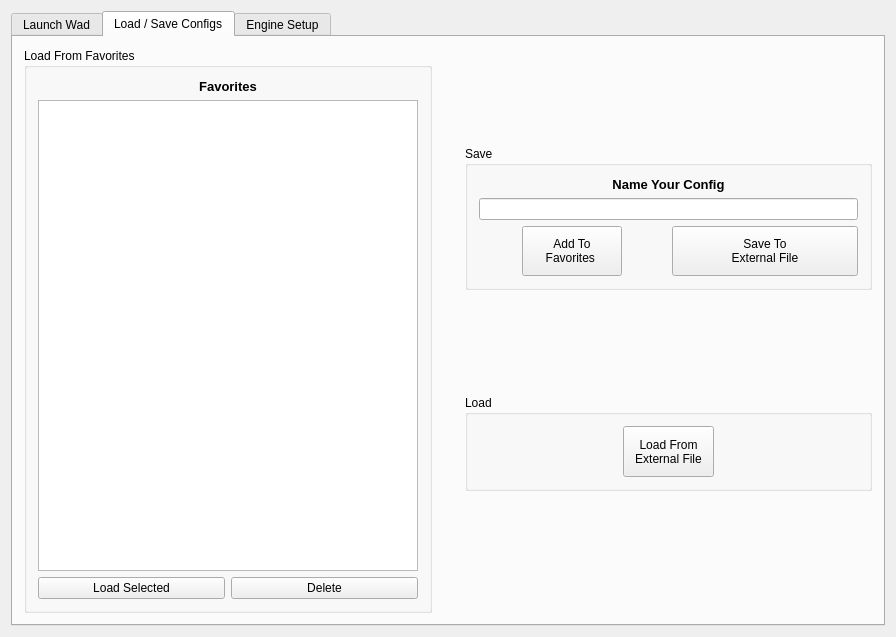
<?xml version="1.0" encoding="UTF-8"?>
<ui version="4.0">
 <class>RocketLauncher2</class>
 <widget class="QMainWindow" name="RocketLauncher2">
  <property name="geometry">
   <rect>
    <x>0</x>
    <y>0</y>
    <width>896</width>
    <height>637</height>
   </rect>
  </property>
  <property name="minimumSize">
   <size>
    <width>0</width>
    <height>0</height>
   </size>
  </property>
  <property name="maximumSize">
   <size>
    <width>800000</width>
    <height>800000</height>
   </size>
  </property>
  <property name="windowTitle">
   <string>Rocket Launcher</string>
  </property>
  <property name="windowIcon">
   <iconset resource="resources.qrc">
    <normaloff>:/engine/img/rocket.ico</normaloff>:/engine/img/rocket.ico</iconset>
  </property>
  <widget class="QWidget" name="centralWidget">
   <layout class="QGridLayout" name="gridLayout_5">
    <item row="0" column="0">
     <widget class="QTabWidget" name="tabWidget_rlauncher">
      <property name="toolTip">
       <string/>
      </property>
      <property name="currentIndex">
       <number>1</number>
      </property>
      <widget class="QWidget" name="tab_launchwad">
       <attribute name="title">
        <string>Launch Wad</string>
       </attribute>
       <layout class="QGridLayout" name="gridLayout_4" rowstretch="3,6,1">
        <item row="0" column="0">
         <layout class="QHBoxLayout" name="horizontalLayout_7" stretch="1,2,1">
          <item>
           <layout class="QGridLayout" name="gridLayout_3">
            <property name="sizeConstraint">
             <enum>QLayout::SetDefaultConstraint</enum>
            </property>
            <item row="0" column="0">
             <widget class="QLabel" name="label_5">
              <property name="sizePolicy">
               <sizepolicy hsizetype="Preferred" vsizetype="Fixed">
                <horstretch>0</horstretch>
                <verstretch>0</verstretch>
               </sizepolicy>
              </property>
              <property name="text">
               <string>&lt;html&gt;&lt;head/&gt;&lt;body&gt;&lt;p align=&quot;center&quot;&gt;&lt;span style=&quot; font-size:10pt; font-weight:600;&quot;&gt;Engine&lt;/span&gt;&lt;/p&gt;&lt;/body&gt;&lt;/html&gt;</string>
              </property>
             </widget>
            </item>
            <item row="1" column="0">
             <widget class="QComboBox" name="combo_Engines">
              <property name="sizePolicy">
               <sizepolicy hsizetype="Expanding" vsizetype="Fixed">
                <horstretch>0</horstretch>
                <verstretch>0</verstretch>
               </sizepolicy>
              </property>
              <property name="minimumSize">
               <size>
                <width>150</width>
                <height>22</height>
               </size>
              </property>
              <property name="maximumSize">
               <size>
                <width>16777215</width>
                <height>22</height>
               </size>
              </property>
             </widget>
            </item>
            <item row="4" column="0">
             <widget class="QPushButton" name="pushButton_2">
              <property name="minimumSize">
               <size>
                <width>0</width>
                <height>22</height>
               </size>
              </property>
              <property name="maximumSize">
               <size>
                <width>16777215</width>
                <height>22</height>
               </size>
              </property>
              <property name="text">
               <string>Add Engine</string>
              </property>
             </widget>
            </item>
            <item row="2" column="0" alignment="Qt::AlignHCenter">
             <widget class="QLabel" name="img_engine">
              <property name="sizePolicy">
               <sizepolicy hsizetype="Expanding" vsizetype="Expanding">
                <horstretch>0</horstretch>
                <verstretch>0</verstretch>
               </sizepolicy>
              </property>
              <property name="minimumSize">
               <size>
                <width>105</width>
                <height>105</height>
               </size>
              </property>
              <property name="maximumSize">
               <size>
                <width>305</width>
                <height>305</height>
               </size>
              </property>
              <property name="text">
               <string/>
              </property>
             </widget>
            </item>
           </layout>
          </item>
          <item alignment="Qt::AlignHCenter">
           <widget class="QGroupBox" name="groupBox_2">
            <property name="sizePolicy">
             <sizepolicy hsizetype="Expanding" vsizetype="Preferred">
              <horstretch>0</horstretch>
              <verstretch>0</verstretch>
             </sizepolicy>
            </property>
            <property name="minimumSize">
             <size>
              <width>0</width>
              <height>0</height>
             </size>
            </property>
            <property name="title">
             <string>Launch Engine!</string>
            </property>
            <layout class="QHBoxLayout" name="horizontalLayout_5" stretch="3,1">
             <item>
              <layout class="QVBoxLayout" name="verticalLayout">
               <item>
                <layout class="QHBoxLayout" name="horizontalLayout_2">
                 <property name="spacing">
                  <number>6</number>
                 </property>
                 <item>
                  <widget class="QLabel" name="label_map">
                   <property name="sizePolicy">
                    <sizepolicy hsizetype="Minimum" vsizetype="Preferred">
                     <horstretch>0</horstretch>
                     <verstretch>0</verstretch>
                    </sizepolicy>
                   </property>
                   <property name="minimumSize">
                    <size>
                     <width>0</width>
                     <height>0</height>
                    </size>
                   </property>
                   <property name="text">
                    <string>&lt;html&gt;&lt;head/&gt;&lt;body&gt;&lt;p&gt;&lt;span style=&quot; font-size:10pt;&quot;&gt;Map/Warp&lt;/span&gt;&lt;/p&gt;&lt;/body&gt;&lt;/html&gt;</string>
                   </property>
                  </widget>
                 </item>
                 <item>
                  <widget class="QLineEdit" name="input_map">
                   <property name="sizePolicy">
                    <sizepolicy hsizetype="Maximum" vsizetype="Fixed">
                     <horstretch>0</horstretch>
                     <verstretch>0</verstretch>
                    </sizepolicy>
                   </property>
                   <property name="minimumSize">
                    <size>
                     <width>70</width>
                     <height>0</height>
                    </size>
                   </property>
                   <property name="maximumSize">
                    <size>
                     <width>50</width>
                     <height>16777215</height>
                    </size>
                   </property>
                  </widget>
                 </item>
                 <item>
                  <widget class="QPushButton" name="button_helpmap">
                   <property name="minimumSize">
                    <size>
                     <width>20</width>
                     <height>0</height>
                    </size>
                   </property>
                   <property name="maximumSize">
                    <size>
                     <width>20</width>
                     <height>16777215</height>
                    </size>
                   </property>
                   <property name="text">
                    <string>?</string>
                   </property>
                  </widget>
                 </item>
                </layout>
               </item>
               <item>
                <layout class="QHBoxLayout" name="horizontalLayout_3" stretch="1,1">
                 <property name="spacing">
                  <number>6</number>
                 </property>
                 <item>
                  <widget class="QLabel" name="label_skill">
                   <property name="sizePolicy">
                    <sizepolicy hsizetype="Minimum" vsizetype="Preferred">
                     <horstretch>0</horstretch>
                     <verstretch>0</verstretch>
                    </sizepolicy>
                   </property>
                   <property name="maximumSize">
                    <size>
                     <width>50</width>
                     <height>16777215</height>
                    </size>
                   </property>
                   <property name="text">
                    <string>&lt;html&gt;&lt;head/&gt;&lt;body&gt;&lt;p&gt;&lt;span style=&quot; font-size:10pt;&quot;&gt;Skill&lt;/span&gt;&lt;/p&gt;&lt;/body&gt;&lt;/html&gt;</string>
                   </property>
                  </widget>
                 </item>
                 <item>
                  <widget class="QComboBox" name="combo_skill">
                   <property name="sizePolicy">
                    <sizepolicy hsizetype="Maximum" vsizetype="Fixed">
                     <horstretch>0</horstretch>
                     <verstretch>0</verstretch>
                    </sizepolicy>
                   </property>
                   <property name="minimumSize">
                    <size>
                     <width>122</width>
                     <height>0</height>
                    </size>
                   </property>
                   <item>
                    <property name="text">
                     <string>Default</string>
                    </property>
                   </item>
                   <item>
                    <property name="text">
                     <string>I'm too young to die</string>
                    </property>
                   </item>
                   <item>
                    <property name="text">
                     <string>Hey, not too rough</string>
                    </property>
                   </item>
                   <item>
                    <property name="text">
                     <string>Hurt me plenty</string>
                    </property>
                   </item>
                   <item>
                    <property name="text">
                     <string>Ultra-Violence</string>
                    </property>
                   </item>
                   <item>
                    <property name="text">
                     <string>Nightmare!</string>
                    </property>
                   </item>
                  </widget>
                 </item>
                </layout>
               </item>
               <item>
                <layout class="QHBoxLayout" name="horizontalLayout_4">
                 <item>
                  <widget class="QCheckBox" name="check_record">
                   <property name="maximumSize">
                    <size>
                     <width>16777215</width>
                     <height>16777215</height>
                    </size>
                   </property>
                   <property name="text">
                    <string>Record Demo:</string>
                   </property>
                  </widget>
                 </item>
                 <item>
                  <widget class="QLineEdit" name="input_record">
                   <property name="sizePolicy">
                    <sizepolicy hsizetype="Maximum" vsizetype="Fixed">
                     <horstretch>0</horstretch>
                     <verstretch>0</verstretch>
                    </sizepolicy>
                   </property>
                   <property name="minimumSize">
                    <size>
                     <width>74</width>
                     <height>0</height>
                    </size>
                   </property>
                   <property name="text">
                    <string>demo_name</string>
                   </property>
                  </widget>
                 </item>
                </layout>
               </item>
               <item>
                <widget class="QCheckBox" name="check_nomonsters">
                 <property name="text">
                  <string>No Monsters</string>
                 </property>
                </widget>
               </item>
               <item>
                <widget class="QCheckBox" name="check_nomusic">
                 <property name="text">
                  <string>No Music</string>
                 </property>
                </widget>
               </item>
              </layout>
             </item>
             <item>
              <layout class="QVBoxLayout" name="verticalLayout_2">
               <property name="spacing">
                <number>5</number>
               </property>
               <property name="bottomMargin">
                <number>53</number>
               </property>
               <item>
                <widget class="QPushButton" name="pushButton_3">
                 <property name="sizePolicy">
                  <sizepolicy hsizetype="Minimum" vsizetype="Expanding">
                   <horstretch>0</horstretch>
                   <verstretch>0</verstretch>
                  </sizepolicy>
                 </property>
                 <property name="minimumSize">
                  <size>
                   <width>0</width>
                   <height>75</height>
                  </size>
                 </property>
                 <property name="maximumSize">
                  <size>
                   <width>16777215</width>
                   <height>90</height>
                  </size>
                 </property>
                 <property name="text">
                  <string>Play Doom!</string>
                 </property>
                </widget>
               </item>
               <item>
                <widget class="QCheckBox" name="check_showcmdline">
                 <property name="sizePolicy">
                  <sizepolicy hsizetype="Minimum" vsizetype="Fixed">
                   <horstretch>0</horstretch>
                   <verstretch>0</verstretch>
                  </sizepolicy>
                 </property>
                 <property name="text">
                  <string>Show Command Line</string>
                 </property>
                </widget>
               </item>
              </layout>
             </item>
            </layout>
           </widget>
          </item>
          <item>
           <layout class="QVBoxLayout" name="verticalLayout_3" stretch="0,0,0">
            <item>
             <widget class="QLabel" name="label_fav">
              <property name="text">
               <string>&lt;html&gt;&lt;head/&gt;&lt;body&gt;&lt;p align=&quot;center&quot;&gt;&lt;span style=&quot; font-size:10pt; font-weight:600;&quot;&gt;Favorites &lt;/span&gt;&lt;span style=&quot; font-size:7pt;&quot;&gt;(drag and drop)&lt;/span&gt;&lt;/p&gt;&lt;/body&gt;&lt;/html&gt;</string>
              </property>
             </widget>
            </item>
            <item>
             <widget class="DndFileSystemListView" name="listbox_fav"/>
            </item>
            <item>
             <layout class="QHBoxLayout" name="horizontalLayout_6">
              <property name="spacing">
               <number>16</number>
              </property>
              <item alignment="Qt::AlignLeft">
               <widget class="QPushButton" name="button_favadd">
                <property name="sizePolicy">
                 <sizepolicy hsizetype="Fixed" vsizetype="Fixed">
                  <horstretch>1</horstretch>
                  <verstretch>0</verstretch>
                 </sizepolicy>
                </property>
                <property name="text">
                 <string>Add</string>
                </property>
               </widget>
              </item>
              <item alignment="Qt::AlignRight">
               <widget class="QPushButton" name="button_favremove">
                <property name="sizePolicy">
                 <sizepolicy hsizetype="Fixed" vsizetype="Fixed">
                  <horstretch>2</horstretch>
                  <verstretch>0</verstretch>
                 </sizepolicy>
                </property>
                <property name="text">
                 <string>Remove</string>
                </property>
               </widget>
              </item>
             </layout>
            </item>
           </layout>
          </item>
         </layout>
        </item>
        <item row="1" column="0">
         <widget class="QGroupBox" name="wadGroupBox">
          <property name="title">
           <string>Files To Load (external and internal drag and drop supported)</string>
          </property>
          <layout class="QHBoxLayout" name="horizontalLayout_10" stretch="1,2">
           <item>
            <layout class="QVBoxLayout" name="livlayout1">
             <property name="spacing">
              <number>6</number>
             </property>
             <item>
              <widget class="QLabel" name="label">
               <property name="text">
                <string>&lt;html&gt;&lt;head/&gt;&lt;body&gt;&lt;p align=&quot;center&quot;&gt;&lt;span style=&quot; font-size:10pt; font-weight:600;&quot;&gt;IWAD&lt;/span&gt;&lt;/p&gt;&lt;/body&gt;&lt;/html&gt;</string>
               </property>
              </widget>
             </item>
             <item>
              <widget class="DndFileSystemListView" name="listbox_IWADs"/>
             </item>
             <item>
              <layout class="QHBoxLayout" name="liblayout">
               <property name="spacing">
                <number>10</number>
               </property>
               <item alignment="Qt::AlignLeft">
                <widget class="QPushButton" name="button_addiwad">
                 <property name="sizePolicy">
                  <sizepolicy hsizetype="Fixed" vsizetype="Fixed">
                   <horstretch>0</horstretch>
                   <verstretch>0</verstretch>
                  </sizepolicy>
                 </property>
                 <property name="minimumSize">
                  <size>
                   <width>60</width>
                   <height>0</height>
                  </size>
                 </property>
                 <property name="text">
                  <string>Add IWAD</string>
                 </property>
                </widget>
               </item>
               <item alignment="Qt::AlignRight">
                <widget class="QPushButton" name="button_deliwad">
                 <property name="maximumSize">
                  <size>
                   <width>30</width>
                   <height>16777215</height>
                  </size>
                 </property>
                 <property name="text">
                  <string>Del</string>
                 </property>
                </widget>
               </item>
              </layout>
             </item>
            </layout>
           </item>
           <item>
            <layout class="QVBoxLayout" name="verticalLayout_8">
             <item>
              <widget class="QLabel" name="label_pwads">
               <property name="text">
                <string>&lt;html&gt;&lt;head/&gt;&lt;body&gt;&lt;p align=&quot;center&quot;&gt;&lt;span style=&quot; font-size:10pt; font-weight:600;&quot;&gt;Files to Load&lt;/span&gt;&lt;/p&gt;&lt;/body&gt;&lt;/html&gt;</string>
               </property>
              </widget>
             </item>
             <item>
              <widget class="DndFileSystemListView" name="listbox_pwadload">
               <property name="acceptDrops">
                <bool>true</bool>
               </property>
               <property name="toolTip">
                <string>To change the load order, just drag and move the files within to their desired placement</string>
               </property>
              </widget>
             </item>
             <item>
              <layout class="QHBoxLayout" name="horizontalLayout">
               <item>
                <widget class="QPushButton" name="button_pwadsclear">
                 <property name="minimumSize">
                  <size>
                   <width>60</width>
                   <height>0</height>
                  </size>
                 </property>
                 <property name="maximumSize">
                  <size>
                   <width>60</width>
                   <height>16777215</height>
                  </size>
                 </property>
                 <property name="text">
                  <string>Clear</string>
                 </property>
                </widget>
               </item>
               <item>
                <spacer name="horizontalSpacer">
                 <property name="orientation">
                  <enum>Qt::Horizontal</enum>
                 </property>
                 <property name="sizeHint" stdset="0">
                  <size>
                   <width>100</width>
                   <height>20</height>
                  </size>
                 </property>
                </spacer>
               </item>
               <item alignment="Qt::AlignRight">
                <widget class="QPushButton" name="button_add">
                 <property name="minimumSize">
                  <size>
                   <width>18</width>
                   <height>0</height>
                  </size>
                 </property>
                 <property name="text">
                  <string>Add</string>
                 </property>
                </widget>
               </item>
               <item alignment="Qt::AlignRight">
                <widget class="QPushButton" name="button_remove">
                 <property name="minimumSize">
                  <size>
                   <width>18</width>
                   <height>0</height>
                  </size>
                 </property>
                 <property name="text">
                  <string>Remove</string>
                 </property>
                </widget>
               </item>
              </layout>
             </item>
            </layout>
           </item>
          </layout>
         </widget>
        </item>
        <item row="2" column="0">
         <layout class="QVBoxLayout" name="verticalLayout_4">
          <item>
           <widget class="QLabel" name="label_4">
            <property name="text">
             <string>&lt;html&gt;&lt;head/&gt;&lt;body&gt;&lt;p&gt;&lt;span style=&quot; font-size:10pt;&quot;&gt;Additional Command Line Arguments&lt;/span&gt;&lt;/p&gt;&lt;/body&gt;&lt;/html&gt;</string>
            </property>
           </widget>
          </item>
          <item>
           <widget class="QLineEdit" name="input_argbox"/>
          </item>
         </layout>
        </item>
       </layout>
      </widget>
      <widget class="QWidget" name="tab_loadsave">
       <attribute name="title">
        <string>Load / Save Configs</string>
       </attribute>
       <layout class="QHBoxLayout" name="horizontalLayout_8" stretch="1,1">
        <property name="spacing">
         <number>33</number>
        </property>
        <item>
         <widget class="QGroupBox" name="groupBox_favConfigs">
          <property name="title">
           <string>Load From Favorites</string>
          </property>
          <layout class="QGridLayout" name="gridLayout_6">
           <item row="0" column="0" colspan="2">
            <widget class="QLabel" name="label_favorieConf">
             <property name="text">
              <string>&lt;html&gt;&lt;head/&gt;&lt;body&gt;&lt;p align=&quot;center&quot;&gt;&lt;span style=&quot; font-size:10pt; font-weight:600;&quot;&gt;Favorites&lt;/span&gt;&lt;/p&gt;&lt;/body&gt;&lt;/html&gt;</string>
             </property>
            </widget>
           </item>
           <item row="1" column="0" colspan="2">
            <widget class="QListView" name="listbox_configFavs"/>
           </item>
           <item row="2" column="0">
            <widget class="QPushButton" name="button_loadFavConfig">
             <property name="text">
              <string>Load Selected</string>
             </property>
            </widget>
           </item>
           <item row="2" column="1">
            <widget class="QPushButton" name="button_delConfig">
             <property name="text">
              <string>Delete</string>
             </property>
            </widget>
           </item>
          </layout>
         </widget>
        </item>
        <item>
         <layout class="QVBoxLayout" name="verticalLayout_5">
          <property name="topMargin">
           <number>60</number>
          </property>
          <property name="bottomMargin">
           <number>60</number>
          </property>
          <item alignment="Qt::AlignVCenter">
           <widget class="QGroupBox" name="groupBox_3">
            <property name="title">
             <string>Save</string>
            </property>
            <layout class="QGridLayout" name="gridLayout_7">
             <item row="2" column="0" alignment="Qt::AlignHCenter">
              <widget class="QPushButton" name="button_addConfToFav">
               <property name="sizePolicy">
                <sizepolicy hsizetype="Minimum" vsizetype="Minimum">
                 <horstretch>0</horstretch>
                 <verstretch>0</verstretch>
                </sizepolicy>
               </property>
               <property name="minimumSize">
                <size>
                 <width>100</width>
                 <height>50</height>
                </size>
               </property>
               <property name="text">
                <string>Add To
Favorites </string>
               </property>
              </widget>
             </item>
             <item row="0" column="0" colspan="2" alignment="Qt::AlignTop">
              <widget class="QLabel" name="label_nameConf">
               <property name="sizePolicy">
                <sizepolicy hsizetype="Preferred" vsizetype="Fixed">
                 <horstretch>0</horstretch>
                 <verstretch>0</verstretch>
                </sizepolicy>
               </property>
               <property name="text">
                <string>&lt;html&gt;&lt;head/&gt;&lt;body&gt;&lt;p align=&quot;center&quot;&gt;&lt;span style=&quot; font-size:10pt; font-weight:600;&quot;&gt;Name Your Config&lt;/span&gt;&lt;/p&gt;&lt;/body&gt;&lt;/html&gt;</string>
               </property>
              </widget>
             </item>
             <item row="1" column="0" colspan="2" alignment="Qt::AlignTop">
              <widget class="QLineEdit" name="input_confName"/>
             </item>
             <item row="2" column="1">
              <widget class="QPushButton" name="button_saveConfigExt">
               <property name="minimumSize">
                <size>
                 <width>100</width>
                 <height>50</height>
                </size>
               </property>
               <property name="text">
                <string>Save To
External File</string>
               </property>
              </widget>
             </item>
            </layout>
           </widget>
          </item>
          <item alignment="Qt::AlignVCenter">
           <widget class="QGroupBox" name="groupBox">
            <property name="title">
             <string>Load</string>
            </property>
            <layout class="QGridLayout" name="gridLayout_10">
             <item row="0" column="0" alignment="Qt::AlignHCenter|Qt::AlignVCenter">
              <widget class="QPushButton" name="button_loadConfigExt">
               <property name="sizePolicy">
                <sizepolicy hsizetype="Minimum" vsizetype="Minimum">
                 <horstretch>1</horstretch>
                 <verstretch>1</verstretch>
                </sizepolicy>
               </property>
               <property name="minimumSize">
                <size>
                 <width>91</width>
                 <height>51</height>
                </size>
               </property>
               <property name="maximumSize">
                <size>
                 <width>121</width>
                 <height>101</height>
                </size>
               </property>
               <property name="text">
                <string>Load From
External File</string>
               </property>
              </widget>
             </item>
            </layout>
           </widget>
          </item>
         </layout>
        </item>
       </layout>
      </widget>
      <widget class="QWidget" name="tab_EngSetup">
       <attribute name="title">
        <string>Engine Setup</string>
       </attribute>
       <layout class="QGridLayout" name="gridLayout_9">
        <property name="verticalSpacing">
         <number>0</number>
        </property>
        <item row="0" column="0" rowspan="2">
         <layout class="QVBoxLayout" name="verticalLayout_7">
          <item>
           <widget class="QLabel" name="label_engList">
            <property name="text">
             <string>&lt;html&gt;&lt;head/&gt;&lt;body&gt;&lt;p align=&quot;center&quot;&gt;&lt;span style=&quot; font-size:14pt; font-weight:600;&quot;&gt;Engines&lt;/span&gt;&lt;/p&gt;&lt;/body&gt;&lt;/html&gt;</string>
            </property>
           </widget>
          </item>
          <item>
           <widget class="QListView" name="listbox_engines"/>
          </item>
          <item>
           <layout class="QHBoxLayout" name="horizontalLayout_9">
            <item>
             <widget class="QPushButton" name="button_addCustEng">
              <property name="text">
               <string>Add Custom</string>
              </property>
             </widget>
            </item>
            <item>
             <widget class="QPushButton" name="button_detectEng">
              <property name="text">
               <string>Detect from File</string>
              </property>
             </widget>
            </item>
            <item>
             <widget class="QPushButton" name="button_removeEng">
              <property name="text">
               <string>Remove</string>
              </property>
             </widget>
            </item>
           </layout>
          </item>
         </layout>
        </item>
        <item row="0" column="1" alignment="Qt::AlignVCenter">
         <widget class="Line" name="line">
          <property name="minimumSize">
           <size>
            <width>40</width>
            <height>0</height>
           </size>
          </property>
          <property name="orientation">
           <enum>Qt::Horizontal</enum>
          </property>
         </widget>
        </item>
        <item row="0" column="2" alignment="Qt::AlignVCenter">
         <widget class="QGroupBox" name="groupBox_4">
          <property name="enabled">
           <bool>false</bool>
          </property>
          <property name="title">
           <string>Engine Properties</string>
          </property>
          <layout class="QGridLayout" name="gridLayout_8">
           <item row="0" column="0">
            <widget class="QLabel" name="label_selEngName">
             <property name="text">
              <string>&lt;html&gt;&lt;head/&gt;&lt;body&gt;&lt;p align=&quot;right&quot;&gt;&lt;span style=&quot; font-size:10pt; font-weight:600;&quot;&gt;Name:&lt;/span&gt;&lt;/p&gt;&lt;/body&gt;&lt;/html&gt;</string>
             </property>
            </widget>
           </item>
           <item row="0" column="1">
            <widget class="QLineEdit" name="input_selEngName"/>
           </item>
           <item row="1" column="0">
            <widget class="QLabel" name="label_selEngPath">
             <property name="text">
              <string>&lt;html&gt;&lt;head/&gt;&lt;body&gt;&lt;p align=&quot;right&quot;&gt;&lt;span style=&quot; font-size:10pt; font-weight:600;&quot;&gt;Path:&lt;/span&gt;&lt;/p&gt;&lt;/body&gt;&lt;/html&gt;</string>
             </property>
            </widget>
           </item>
           <item row="1" column="1" colspan="2">
            <widget class="QLineEdit" name="input_selEngPath">
             <property name="readOnly">
              <bool>true</bool>
             </property>
            </widget>
           </item>
           <item row="2" column="2">
            <widget class="QPushButton" name="button_selEngBrowse">
             <property name="text">
              <string>Browse</string>
             </property>
            </widget>
           </item>
           <item row="3" column="0">
            <widget class="QLabel" name="label_selEngType">
             <property name="text">
              <string>&lt;html&gt;&lt;head/&gt;&lt;body&gt;&lt;p align=&quot;right&quot;&gt;&lt;span style=&quot; font-size:10pt; font-weight:600;&quot;&gt;Type:&lt;/span&gt;&lt;/p&gt;&lt;/body&gt;&lt;/html&gt;</string>
             </property>
            </widget>
           </item>
           <item row="3" column="1" alignment="Qt::AlignLeft">
            <widget class="QComboBox" name="combo_EngType">
             <item>
              <property name="text">
               <string>Default</string>
              </property>
             </item>
             <item>
              <property name="text">
               <string>ZDoom</string>
              </property>
             </item>
             <item>
              <property name="text">
               <string>Oldschool</string>
              </property>
             </item>
             <item>
              <property name="text">
               <string>DosBox</string>
              </property>
             </item>
            </widget>
           </item>
           <item row="4" column="0">
            <widget class="QLabel" name="label_selEngPic">
             <property name="text">
              <string>&lt;html&gt;&lt;head/&gt;&lt;body&gt;&lt;p align=&quot;right&quot;&gt;&lt;span style=&quot; font-size:10pt; font-weight:600;&quot;&gt;Picture:&lt;/span&gt;&lt;/p&gt;&lt;/body&gt;&lt;/html&gt;</string>
             </property>
            </widget>
           </item>
           <item row="4" column="1" alignment="Qt::AlignLeft">
            <widget class="QComboBox" name="combo_EngPic">
             <item>
              <property name="text">
               <string>Default</string>
              </property>
             </item>
             <item>
              <property name="text">
               <string>Zandronum</string>
              </property>
             </item>
             <item>
              <property name="text">
               <string>Zdoom</string>
              </property>
             </item>
             <item>
              <property name="text">
               <string>GZdoom</string>
              </property>
             </item>
             <item>
              <property name="text">
               <string>Chocolate</string>
              </property>
             </item>
             <item>
              <property name="text">
               <string>PrBoom</string>
              </property>
             </item>
             <item>
              <property name="text">
               <string>ZDaemon</string>
              </property>
             </item>
             <item>
              <property name="text">
               <string>Odamex</string>
              </property>
             </item>
             <item>
              <property name="text">
               <string>Eternity</string>
              </property>
             </item>
             <item>
              <property name="text">
               <string>Legacy</string>
              </property>
             </item>
             <item>
              <property name="text">
               <string>Edge</string>
              </property>
             </item>
             <item>
              <property name="text">
               <string>Retro</string>
              </property>
             </item>
             <item>
              <property name="text">
               <string>Vavoom</string>
              </property>
             </item>
             <item>
              <property name="text">
               <string>Doomsday</string>
              </property>
             </item>
            </widget>
           </item>
           <item row="0" column="2">
            <widget class="QPushButton" name="button_enginename">
             <property name="text">
              <string>Ok</string>
             </property>
            </widget>
           </item>
          </layout>
         </widget>
        </item>
        <item row="1" column="2" alignment="Qt::AlignTop">
         <widget class="QGroupBox" name="groupBox_5">
          <property name="title">
           <string>iD Executable (for DOSBox)</string>
          </property>
          <layout class="QVBoxLayout" name="verticalLayout_6">
           <item alignment="Qt::AlignTop">
            <widget class="QLabel" name="label_idExePath">
             <property name="text">
              <string>&lt;html&gt;&lt;head/&gt;&lt;body&gt;&lt;p align=&quot;center&quot;&gt;&lt;span style=&quot; font-size:10pt; font-weight:600;&quot;&gt;Original iD Engine Path:&lt;/span&gt;&lt;/p&gt;&lt;/body&gt;&lt;/html&gt;</string>
             </property>
            </widget>
           </item>
           <item alignment="Qt::AlignTop">
            <widget class="QLineEdit" name="input_idExePath">
             <property name="readOnly">
              <bool>true</bool>
             </property>
            </widget>
           </item>
           <item alignment="Qt::AlignHCenter|Qt::AlignTop">
            <widget class="QPushButton" name="button_idExeBrowse">
             <property name="text">
              <string>Browse</string>
             </property>
            </widget>
           </item>
          </layout>
         </widget>
        </item>
       </layout>
      </widget>
     </widget>
    </item>
   </layout>
  </widget>
 </widget>
 <layoutdefault spacing="6" margin="11"/>
 <customwidgets>
  <customwidget>
   <class>DndFileSystemListView</class>
   <extends>QListView</extends>
   <header>dndfilesystemlistview.h</header>
  </customwidget>
 </customwidgets>
 <resources>
  <include location="resources.qrc"/>
 </resources>
 <connections/>
</ui>
